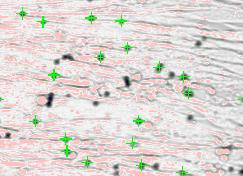
#> input picture test.jpg, 243 x 176 px
$ python new.py
#> lines starting #> are read from the running program, lines starting #| are printed output that depends on the picture; after the words box and inside, x2 and y2 are one past the last pixel; in counts of white or black regions, pixels touching at a corner belong together
import cv2
import numpy as np


def calculateCenterSpot(results):
    startX, endX = results[0][0], results[0][2]
    startY, endY = results[0][1], results[0][3]
    centerSpotX = (endX - startX) / 2 + startX
    centerSpotY = (endY - startY) / 2 + startY
    return [centerSpotX, centerSpotY]


img = cv2.imread('test.jpg')
#> img is the input picture: shape (176, 243, 3); mean B, G, R 212.3, 215.7, 222.1
res2 = img.copy()

cords = [[1278, 704, 1760, 1090]]
center = calculateCenterSpot(cords)
cv2.circle(img, (int(center[0]), int(center[1])), 1, (0,0,255), 30)
cv2.line(img, (int(center[0]), 0), (int(center[0]), img.shape[0]), (0,255,0), 10)
cv2.line(img, (0, int(center[1])), (img.shape[1], int(center[1])), (255,0,0), 10)
gray = cv2.cvtColor(img, cv2.COLOR_BGR2GRAY)
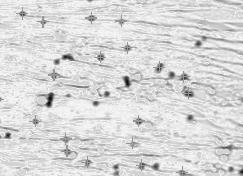
#> gray: shape (176, 243); min 9, max 255, mean 217.3

# You can either use threshold or Canny edge for HoughLines().
_, thresh = cv2.threshold(gray,0,255,cv2.THRESH_BINARY_INV+cv2.THRESH_OTSU)
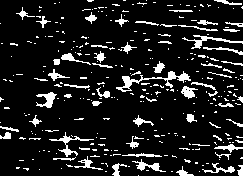
#> thresh: shape (176, 243); 11.9% white; 313 white regions (252 under 20 px), largest, box (x1, y1, x2, y2) and area: (116, 71, 191, 92) 369, (182, 35, 243, 49) 203, (49, 132, 94, 157) 197
# edges = cv2.Canny(gray, 50, 150, apertureSize=3)

# Perform HoughLines transform.
lines = cv2.HoughLines(thresh, 0.5, np.pi/180, 1000)
#> lines = None
#> (the run stopped early here; a loop or call above may not have finished)
